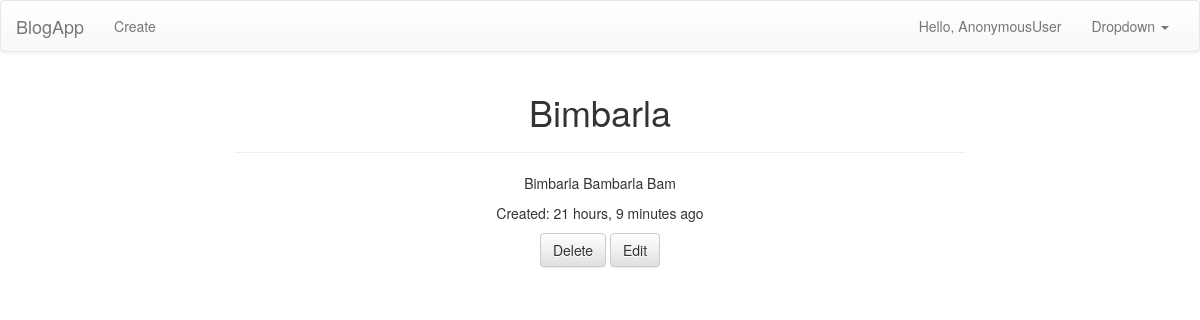
The page /2/ on the database as committed earlier.
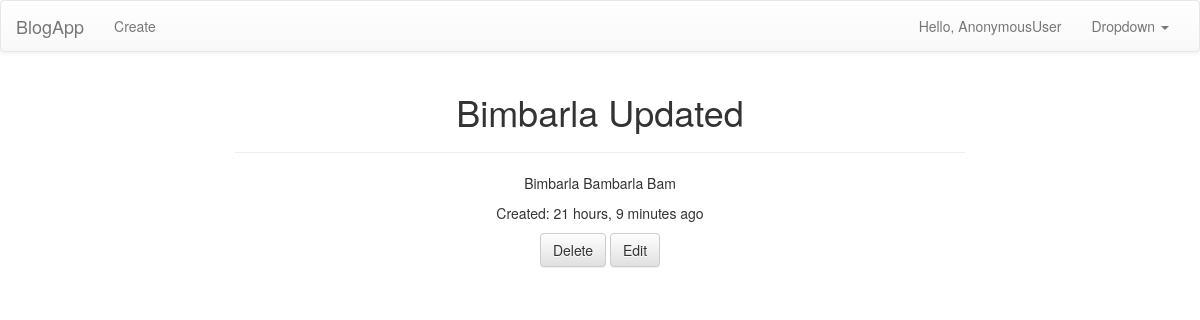
The same page on the database as committed later.
### posts/models.py (models this page shows, shortened)
class Post(models.Model):
	title = models.CharField(max_length=333)
	image = models.ImageField(upload_to=upload_location,
			null=True,
			blank=True,
			width_field="width_field",
			height_field="height_field")
	height_field = models.IntegerField(default=0)
	width_field = models.IntegerField(default=0)
	content = models.TextField()
	updated = models.DateTimeField(auto_now=True, auto_now_add=False)
	timestamp = models.DateTimeField(auto_now=False, auto_now_add=True)
	class Meta:
		ordering = ['-timestamp', '-updated']

### posts/views.py (the view)
# urls.py: url(r'^(?P<id>\d+)/$', detailView, name='detail'),
def detailView(request, id):
	instance = get_object_or_404(Post, id=id)
	context = {
		"post": instance,
	}
	return render(request, "detail_view.html", context)

### templates/detail_view.html (shortened to what this page needs)
{% extends "base.html" %}
{% block content %}
	<div class="col-sm-8 col-sm-offset-2 text-center">
		<h1>{{ post.title }}</h1>
		<hr/>
		<p>{{ post.content }}</p>
		<p>Created: {{ post.timestamp|timesince }} ago</p>
		<a class="btn btn-default" href="{% url 'posts:delete' id=post.id %}">Delete</a>
		<a class="btn btn-default" href="{% url 'posts:update' id=post.id %}">Edit</a>
	</div>
{% endblock content %}

Rows that differ between the two databases and show on the page:
changed Post "Bimbarla Bambarla Bam": title "Bimbarla" → "Bimbarla Updated"
